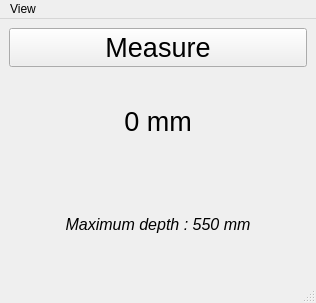
<?xml version="1.0" encoding="UTF-8"?>
<ui version="4.0">
 <class>MainWindow</class>
 <widget class="QMainWindow" name="MainWindow">
  <property name="geometry">
   <rect>
    <x>0</x>
    <y>0</y>
    <width>316</width>
    <height>303</height>
   </rect>
  </property>
  <property name="windowTitle">
   <string>Qudi: HDI</string>
  </property>
  <widget class="QWidget" name="centralwidget">
   <layout class="QVBoxLayout" name="verticalLayout">
    <item>
     <widget class="QPushButton" name="measuredepthButton">
      <property name="font">
       <font>
        <pointsize>20</pointsize>
       </font>
      </property>
      <property name="text">
       <string>Measure</string>
      </property>
     </widget>
    </item>
    <item>
     <widget class="QLabel" name="heliumDepth">
      <property name="font">
       <font>
        <pointsize>20</pointsize>
       </font>
      </property>
      <property name="text">
       <string>0 mm</string>
      </property>
      <property name="alignment">
       <set>Qt::AlignCenter</set>
      </property>
     </widget>
    </item>
    <item>
     <widget class="QLabel" name="label">
      <property name="font">
       <font>
        <pointsize>12</pointsize>
        <italic>true</italic>
        <underline>false</underline>
       </font>
      </property>
      <property name="text">
       <string>Maximum depth : 550 mm</string>
      </property>
      <property name="alignment">
       <set>Qt::AlignCenter</set>
      </property>
     </widget>
    </item>
   </layout>
  </widget>
  <widget class="QMenuBar" name="menubar">
   <property name="geometry">
    <rect>
     <x>0</x>
     <y>0</y>
     <width>316</width>
     <height>26</height>
    </rect>
   </property>
   <widget class="QMenu" name="menuView">
    <property name="title">
     <string>View</string>
    </property>
    <addaction name="actionClose"/>
   </widget>
   <addaction name="menuView"/>
  </widget>
  <widget class="QStatusBar" name="statusbar"/>
  <action name="actionClose">
   <property name="icon">
    <iconset>
     <normaloff>../../artwork/icons/oxygen/22x22/application-exit.png</normaloff>../../artwork/icons/oxygen/22x22/application-exit.png</iconset>
   </property>
   <property name="text">
    <string>Close</string>
   </property>
  </action>
 </widget>
 <resources/>
 <connections/>
</ui>
